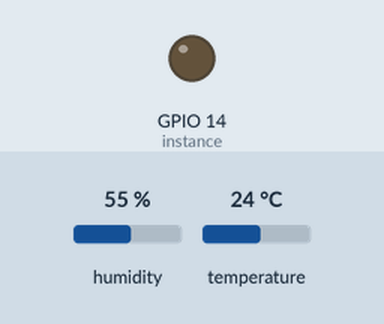
This program was run on a simulated Raspberry Pi (BCM pin numbers). On the bench: output pins drawn as LEDs (lit = HIGH). The test bench sets the inputs (shaded band); at power-on: humidity 55 %, temperature 24 °C. The clock reads 2024-03-15 10:24:30 at power-on unless the program sets it; web requests get an empty 200 reply after 0.4 s; library files of the repository ran but are not shown: dht11.py; what the program prints to the terminal is not drawn.

Above: at 0.1 s.
Timing chart, 0 to 1.6 s (numbered marks = the images above):
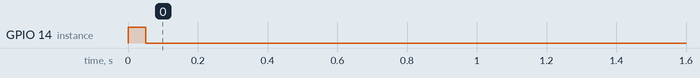

The program:

dht11gettemp.py
```python
# coding: UTF-8
# RaspberryPiでDHT11センサーから温湿度データを取得

import time
import dht11
import RPi.GPIO as GPIO
import datetime
import urllib.request
import json
import socket

#定義
#GPIO 14 as DHT11 data pin
Temp_sensor=14

SERVER_ADDRESS = "http://192.168.0.120/setdata.php"

#温湿度データ取得
def get_temp():

    GPIO.setwarnings(False)
    GPIO.setmode(GPIO.BCM)

    instance = dht11.DHT11(pin=Temp_sensor)

    while True:
        #データ取得
        result = instance.read()
        return result.temperature,result.humidity

def postdata2server(dataobj):
    url = SERVER_ADDRESS
    method = "POST"
    headers = {"Content-Type" : "application/json"}

    # PythonオブジェクトをJSONに変換する
    json_data = json.dumps(dataobj).encode("utf-8")

    response_body = ''
    # httpリクエストを準備してPOST
    request = urllib.request.Request(url, data=json_data, method=method, headers=headers)
    with urllib.request.urlopen(request) as response:
        response_body = response.read().decode("utf-8")

    return response_body

if __name__ == '__main__':

    try:
        while True:
	    #日付
            #dateStr = ''
            date = datetime.datetime.now()
            dateStr = date.strftime('%Y-%m-%d %H:%M:%S')


            #温湿度データ取得
            temperature,humidity = get_temp()

            #画面出力
            if temperature == 0:
                continue
            json_data = {}
            json_data['Temperature'] = temperature
            json_data['Humidity'] = humidity
            host = socket.gethostname()
            ip = socket.gethostbyname(host)
            json_data['Hostname'] = host
            json_data['IPAddress'] = ip
            json_data['Date'] = dateStr

            response_body = postdata2server(json_data)

            print(dateStr ,"Temperature = ",temperature,"C"," Humidity = ",humidity,"%")
            print(response_body)

            #指定された秒数スリープ
            time.sleep(60)

    except:
        import traceback
        traceback.print_exc()
        pass
```

Measured:
- by itself, GPIO 14 (instance): LOW → HIGH at 0.00 s, → LOW 0.05 s later
